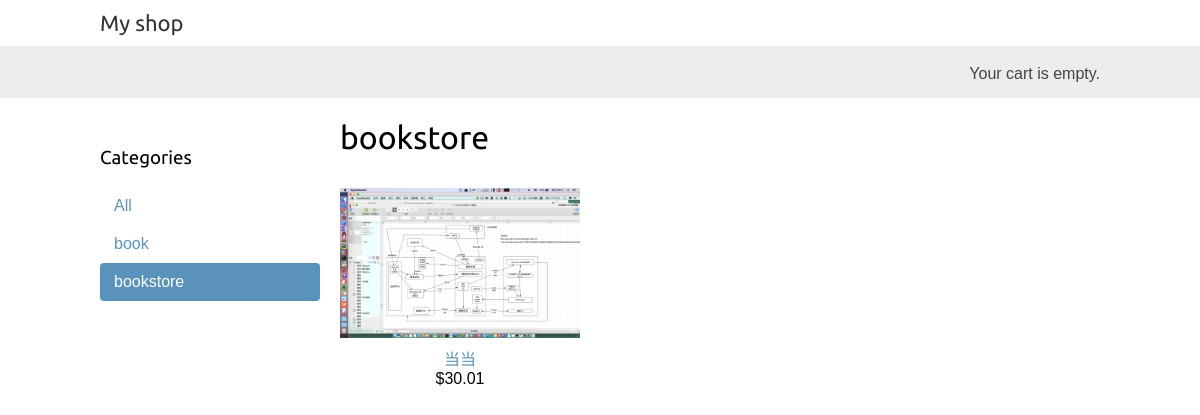
The page /bookstore/ on the database its author committed.
### shop/models.py (models this page shows, shortened)
class Category(models.Model):
    name = models.CharField(max_length=200, db_index=True)
    slug = models.SlugField(max_length=200, db_index=True, unique=True)
    class Meta:
        ordering = ('name',)
        verbose_name = 'category'
        verbose_name_plural = 'categories'
    def get_absolute_url(self):
        return reverse('shop:product_list_by_category', args=[self.slug])

class Product(models.Model):
    category = models.ForeignKey(Category, related_name='products')
    name = models.CharField(max_length=200, db_index=True)
    slug = models.SlugField(max_length=200, db_index=True)
    image = models.ImageField(upload_to='products/%Y/%m/%d', blank=True)
    description = models.TextField(blank=True)
    price = models.DecimalField(max_digits=10, decimal_places=2)
    stock = models.PositiveIntegerField()
    available = models.BooleanField(default=True)
    created = models.DateTimeField(auto_now_add=True)
    updated = models.DateTimeField(auto_now=True)
    class Meta:
        ordering = ('-created',)
        index_together = (('id', 'slug'),)
    def get_absolute_url(self):
        return reverse('shop:product_detail', args=[self.id, self.slug])

### shop/views.py (the view)
# urls.py: url(r'^(?P<category_slug>[-\w]+)/$', views.product_list, name='product_list_by_category'),
def product_list(request, category_slug=None):
    category = None
    categories = Category.objects.all()
    products = Product.objects.filter(available=True)
    if category_slug:
        category = get_object_or_404(Category, slug=category_slug)
        products = products.filter(category=category)
    return render(request, 'shop/product/list.html', {'category': category,
                                                      'categories': categories,
                                                      'products': products})

### cart/cart.py (called while the page is built)
    def __len__(self):
        return sum(item['quantity'] for item in self.cart.values())

### cart/context_processors.py (called while the page is built)
def cart(request):
    return {'cart': Cart(request)}

### shop/templates/shop/product/list.html (shortened to what this page needs)
{% extends "shop/base.html" %}
{% load static %}
{% block content %}
    <div id="sidebar">
        <h3>Categories</h3>
        <ul>
            <li {% if not category %}class="selected"{% endif %}>
                <a href="{% url "shop:product_list" %}">All</a>
            </li>
        {% for c in categories %}
            <li {% if category.slug == c.slug %}class="selected"{% endif %}>
                <a href="{{ c.get_absolute_url }}">{{ c.name }}</a>
            </li>
        {% endfor %}
        </ul>
    </div>
    <div id="main" class="product-list">
        <h1>{% if category %}{{ category.name }}{% else %}Products{% endif %}</h1>
        {% for product in products %}
            <div class="item">
                <a href="{{ product.get_absolute_url }}">
                    <img src="{% if product.image %}{{ product.image.url }}{% else %}{% static "img/no_image.png" %}{% endif %}">
                </a>
                <a href="{{ product.get_absolute_url }}">{{ product.name }}</a><br>
                ${{ product.price }}
            </div>
        {% endfor %}
    </div>
{% endblock %}

### shop/static/css/base01.css (style rules this page uses)
body { margin:0; padding:0; font-family:helvetica, sans-serif; }
h1, h2, h3, h4, h5 , h6 { font-family: 'Ubuntu', sans-serif; font-weight:normal; }
a { text-decoration:none; color:#5993bb; }
#sidebar { width:220px; padding:30px 20px 0 0; float:left; }
#sidebar ul { margin:0; padding:0; }
#sidebar ul li { margin:0; list-style:none; padding:10px 14px; }
#sidebar ul li a { display:block; }
#sidebar ul li.selected { background:#5993bb; border-radius:4px; }
#sidebar ul li.selected a { color:#fff; }
#main { float:left; width: 96%; margin-right:-220px; overflow:hidden; }
.product-list .item { width:25%; padding:10px 20px 10px 0; float:left; text-align:center; line-height:1.2; }
.product-list .item img { width:100%; margin-bottom:8px; }

### rows shown on the page
Category: name "book"
Category: name "bookstore"
Product: image (picture), name "当当", price "30.01"
